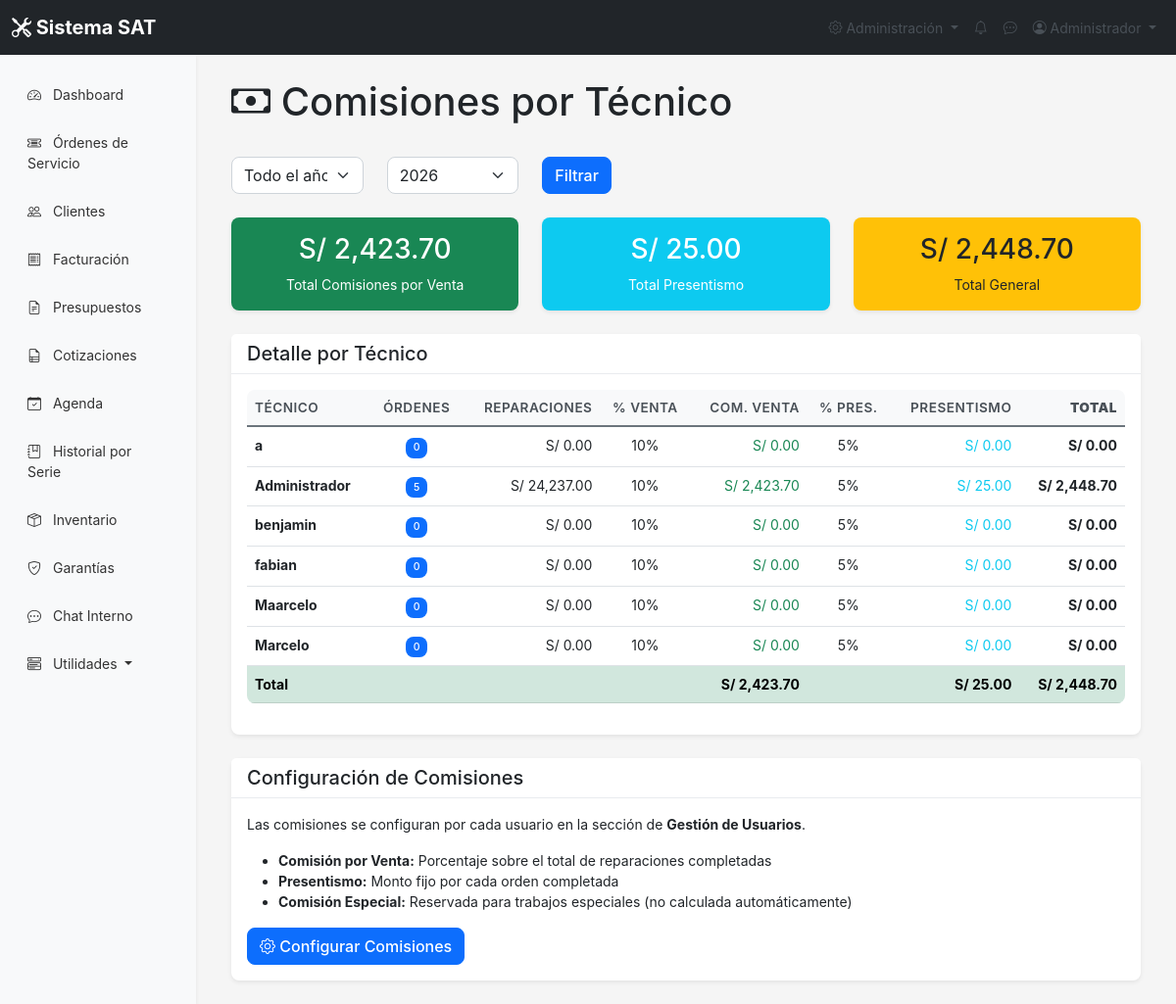
Page /reportes/comisiones.php (signed in) on the committed database.
### tables this page shows
CREATE TABLE IF NOT EXISTS `usuarios` (
  `id` int NOT NULL AUTO_INCREMENT,
  `nombre` varchar(100) NOT NULL,
  `email` varchar(100) NOT NULL,
  `password` varchar(255) NOT NULL,
  `rol` enum('admin','tecnico','ventas') DEFAULT 'tecnico',
  `telefono` varchar(20) DEFAULT NULL,
  `fecha_creacion` timestamp NULL DEFAULT CURRENT_TIMESTAMP,
  `estado` enum('activo','inactivo') DEFAULT 'activo',
  `comision_venta` decimal(5,2) DEFAULT '10.00',
  `comision_presentismo` decimal(5,2) DEFAULT '5.00',
  `comision_especial` decimal(5,2) DEFAULT '15.00',
  `two_factor_secret` varchar(32) DEFAULT NULL,
  `two_factor_enabled` tinyint(1) DEFAULT '0',
  PRIMARY KEY (`id`),
  UNIQUE KEY `email` (`email`)
);

### config/config.php (called while the page is built, shortened)
<?php
function formatMoney($amount) {
    return 'S/ ' . number_format($amount, 2);
}
?>

### reportes/comisiones.php (the view, shortened to what this page needs)
<?php
require_once '../config/config.php';
require_once '../include/header.php';
$anio = $_GET['anio'] ?? date('Y');
$sql = "
    SELECT u.id as tecnico_id, u.nombre as tecnico_nombre,
           u.comision_venta, u.comision_presentismo, u.comision_especial,
           COUNT(o.id) as ordenes_completadas,
           COALESCE(SUM(o.costo_reparacion), 0) as total_reparaciones
    FROM usuarios u
    LEFT JOIN ordenes_servicio o ON u.id = o.tecnico_id
        AND o.estado = 'reparado'
        AND YEAR(o.fecha_reparacion) = $anio
";
$sql .= " GROUP BY u.id ORDER BY u.nombre";
$comisiones = $conn->query($sql);
$comisiones_array = [];
$total_venta = 0;
$total_presentismo = 0;
while ($c = $comisiones->fetch_assoc()) {
    $c_venta = (float)($c['comision_venta'] ?? 10);
    $c_presentismo = (float)($c['comision_presentismo'] ?? 5);
    $c_especial = (float)($c['comision_especial'] ?? 15);
    $c['comision_venta'] = $c_venta;
    $c['comision_presentismo'] = $c_presentismo;
    $c['comision_especial'] = $c_especial;
    $comisiones_array[] = $c;
    $total_venta += $c['total_reparaciones'] * ($c_venta / 100);
    $total_presentismo += $c['ordenes_completadas'] * $c_presentismo;
}
?>
<div class="container-fluid">
    <div class="d-flex justify-content-between align-items-center mb-4">
        <h1><i class="bi bi-cash"></i> Comisiones por Técnico</h1>
    </div>
    <form method="GET" class="mb-4">
        <div class="row">
            <div class="col-md-2">
                <select name="mes" class="form-select">
                    <option value="0">Todo el año</option>
                </select>
            </div>
            <div class="col-md-2">
                <select name="anio" class="form-select">
                    <?php for($a=date('Y'); $a>=date('Y')-3; $a--): ?>
                    <option value="<?= $a ?>" <?= $anio==$a?'selected':'' ?>><?= $a ?></option>
                    <?php endfor; ?>
                </select>
            </div>
            <div class="col-md-2">
                <button type="submit" class="btn btn-primary">Filtrar</button>
            </div>
        </div>
    </form>
    <div class="row mb-4">
        <div class="col-md-4">
            <div class="card bg-success text-white">
                <div class="card-body text-center">
                    <h3><?= formatMoney($total_venta) ?></h3>
                    <p class="mb-0">Total Comisiones por Venta</p>
                </div>
            </div>
        </div>
        <div class="col-md-4">
            <div class="card bg-info text-white">
                <div class="card-body text-center">
                    <h3><?= formatMoney($total_presentismo) ?></h3>
                    <p class="mb-0">Total Presentismo</p>
                </div>
            </div>
        </div>
        <div class="col-md-4">
            <div class="card bg-warning text-dark">
                <div class="card-body text-center">
                    <h3><?= formatMoney($total_venta + $total_presentismo) ?></h3>
                    <p class="mb-0">Total General</p>
                </div>
            </div>
        </div>
    </div>
    <div class="card">
        <div class="card-header">
            <h5 class="mb-0">Detalle por Técnico</h5>
        </div>
        <div class="card-body">
            <table class="table table-hover">
                <thead>
                    <tr>
                        <th>Técnico</th>
                        <th class="text-center">Órdenes</th>
                        <th class="text-end">Reparaciones</th>
                        <th class="text-center">% Venta</th>
                        <th class="text-end">Com. Venta</th>
                        <th class="text-center">% Pres.</th>
                        <th class="text-end">Presentismo</th>
                        <th class="text-end"><strong>Total</strong></th>
                    </tr>
                </thead>
                <tbody>
                    <?php foreach ($comisiones_array as $c): ?>
                    <?php if ($c['ordenes_completadas'] > 0 || true): ?>
                    <tr>
                        <td><strong><?= htmlspecialchars($c['tecnico_nombre']) ?></strong></td>
                        <td class="text-center">
                            <span class="badge bg-primary"><?= $c['ordenes_completadas'] ?></span>
                        </td>
                        <td class="text-end"><?= formatMoney($c['total_reparaciones']) ?></td>
                        <td class="text-center"><?= $c['comision_venta'] ?>%</td>
                        <td class="text-end text-success"><?= formatMoney($c['total_reparaciones'] * $c['comision_venta'] / 100) ?></td>
                        <td class="text-center"><?= $c['comision_presentismo'] ?>%</td>
                        <td class="text-end text-info"><?= formatMoney($c['ordenes_completadas'] * $c['comision_presentismo']) ?></td>
                        <td class="text-end">
                            <strong><?= formatMoney(($c['total_reparaciones'] * $c['comision_venta'] / 100) + ($c['ordenes_completadas'] * $c['comision_presentismo'])) ?></strong>
                        </td>
                    </tr>
                    <?php endif; ?>
                    <?php endforeach; ?>
                </tbody>
                <tfoot>
                    <tr class="table-success">
                        <td><strong>Total</strong></td>
                        <td></td>
                        <td></td>
                        <td></td>
                        <td class="text-end"><strong><?= formatMoney($total_venta) ?></strong></td>
                        <td></td>
                        <td class="text-end"><strong><?= formatMoney($total_presentismo) ?></strong></td>
                        <td class="text-end"><strong><?= formatMoney($total_venta + $total_presentismo) ?></strong></td>
                    </tr>
                </tfoot>
            </table>
        </div>
    </div>
    <div class="card mt-4">
        <div class="card-header">
            <h5 class="mb-0">Configuración de Comisiones</h5>
        </div>
        <div class="card-body">
            <p>Las comisiones se configuran por cada usuario en la sección de <strong>Gestión de Usuarios</strong>.</p>
            <ul>
                <li><strong>Comisión por Venta:</strong> Porcentaje sobre el total de reparaciones completadas</li>
                <li><strong>Presentismo:</strong> Monto fijo por cada orden completada</li>
                <li><strong>Comisión Especial:</strong> Reservada para trabajos especiales (no calculada automáticamente)</li>
            </ul>
            <a href="<?= BASE_URL ?>usuarios/listar.php" class="btn btn-primary">
                <i class="bi bi-gear"></i> Configurar Comisiones
            </a>
        </div>
    </div>
</div>
<?php require_once '../include/footer.php'; ?>

### css/styles.css (style rules this page uses)
:root { --primary: #0d6efd; --secondary: #6c757d; --success: #198754; --danger: #dc3545; --warning: #ffc107; --info: #0dcaf0; --light: #f8f9fa; --dark: #212529; }
body { font-family: -apple-system, BlinkMacSystemFont, 'Segoe UI', Roboto, 'Helvetica Neue', Arial, sans-serif; font-size: 14px; background-color: #f5f5f5; }
.card { border: none; box-shadow: 0 0.125rem 0.25rem rgba(0, 0, 0, 0.075); border-radius: 0.5rem; }
.card-header { background-color: white; border-bottom: 1px solid #e9ecef; font-weight: 600; }
.table th { font-weight: 600; color: #495057; background-color: #f8f9fa; }
.badge { padding: 0.35em 0.65em; font-weight: 500; }
.btn { border-radius: 0.375rem; font-weight: 500; }
.form-control, .form-select { border-radius: 0.375rem; border: 1px solid #ced4da; }
.btn-primary { background-color: var(--primary); border-color: var(--primary); }

### css/improved.css (style rules this page uses)
:root { --sat-primary: #0d6efd; --sat-secondary: #6c757d; --sat-success: #198754; --sat-danger: #dc3545; --sat-warning: #ffc107; --sat-info: #0dcaf0; --sat-light: #f8f9fa; --sat-dark: #212529; --sat-border-radius: 8px; --sat-shadow: 0 0.125rem 0.25rem rgba(0, 0, 0, 0.075); --sat-transition: all 0.3s ease; }
.btn-primary { border-radius: var(--sat-border-radius); transition: var(--sat-transition); }
.form-control, .form-select { border-radius: var(--sat-border-radius); transition: var(--sat-transition); }
.table { border-radius: var(--sat-border-radius); overflow: hidden; }
.table thead th { background: var(--sat-light); border-bottom: 2px solid var(--sat-secondary); font-weight: 600; text-transform: uppercase; font-size: 0.85rem; letter-spacing: 0.5px; }
.badge { padding: 0.5em 0.75em; border-radius: var(--sat-border-radius); font-weight: 500; }

### rows in the picture
usuarios: nombre "a", ordenes_completadas "0", total_reparaciones "S/ 0.00", comision_venta "10", comision_venta "S/ 0.00", comision_presentismo "5", comision_presentismo "S/ 0.00"
usuarios: nombre "Administrador", ordenes_completadas "5", total_reparaciones "S/ 24,237.00", comision_venta "10", comision_venta "S/ 2,423.70", comision_presentismo "5", comision_presentismo "S/ 25.00", comision_presentismo "S/ 2,448.70"
usuarios: nombre "benjamin", ordenes_completadas "0", total_reparaciones "S/ 0.00", comision_venta "10", comision_venta "S/ 0.00", comision_presentismo "5", comision_presentismo "S/ 0.00"
usuarios: nombre "fabian", ordenes_completadas "0", total_reparaciones "S/ 0.00", comision_venta "10", comision_venta "S/ 0.00", comision_presentismo "5", comision_presentismo "S/ 0.00"
usuarios: nombre "Maarcelo", ordenes_completadas "0", total_reparaciones "S/ 0.00", comision_venta "10", comision_venta "S/ 0.00", comision_presentismo "5", comision_presentismo "S/ 0.00"
usuarios: nombre "Marcelo", ordenes_completadas "0", total_reparaciones "S/ 0.00", comision_venta "10", comision_venta "S/ 0.00", comision_presentismo "5", comision_presentismo "S/ 0.00"

### other values in the picture
$_SESSION['nombre'] "Administrador"
formatMoney($total_venta) "S/ 2,423.70"
formatMoney($total_presentismo) "S/ 25.00"
formatMoney($total_venta + $total_presentismo) "S/ 2,448.70"
form field anio "2026"
